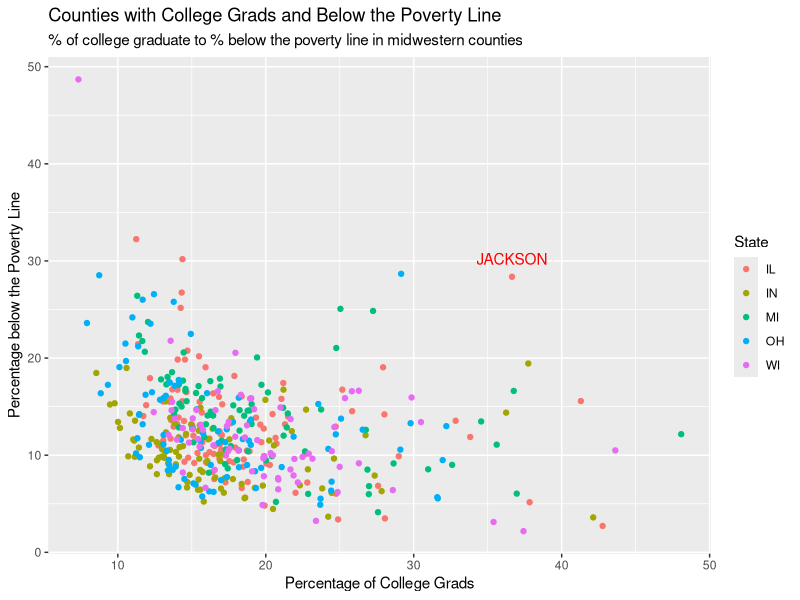
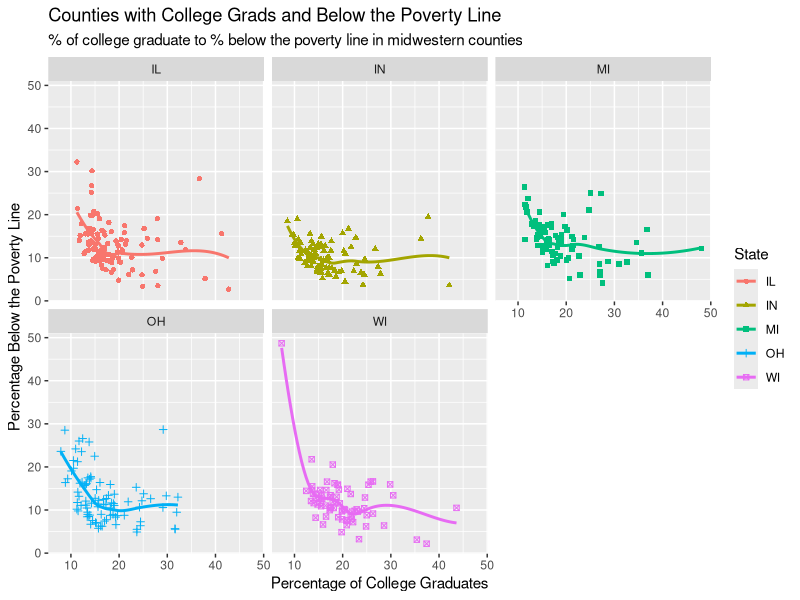
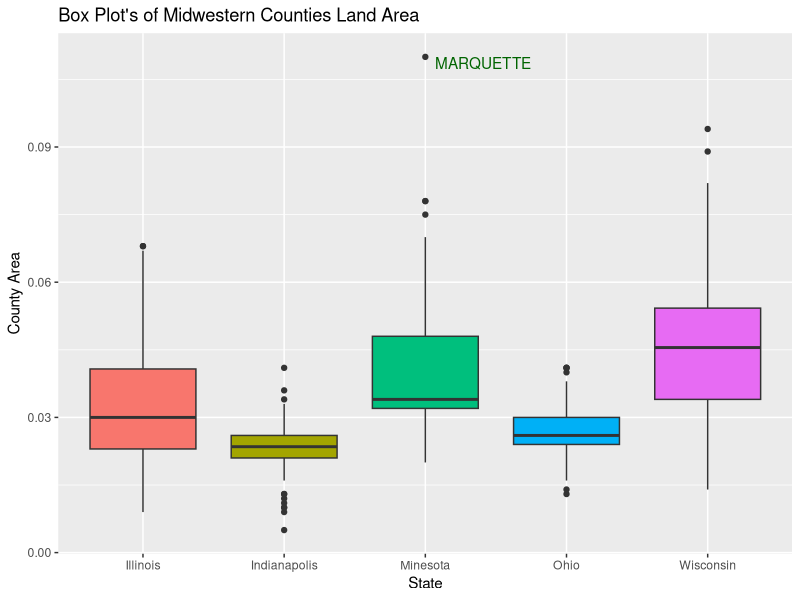
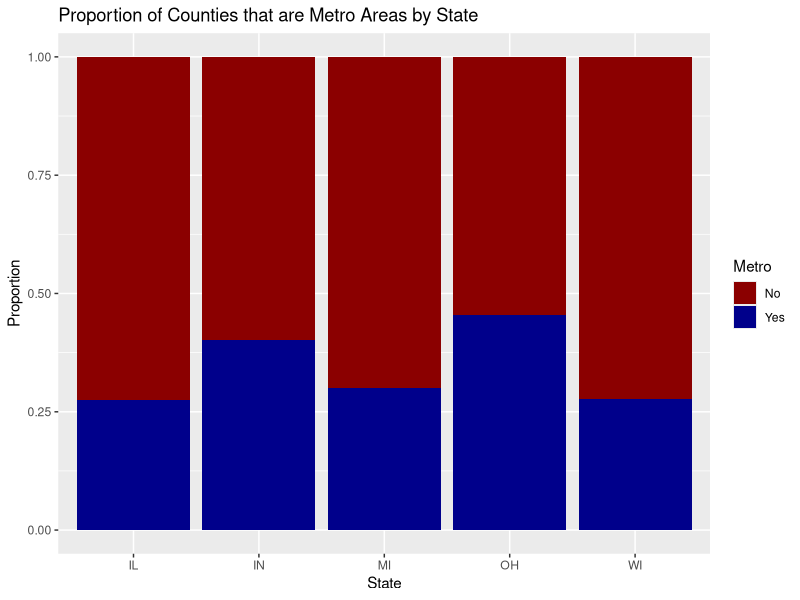
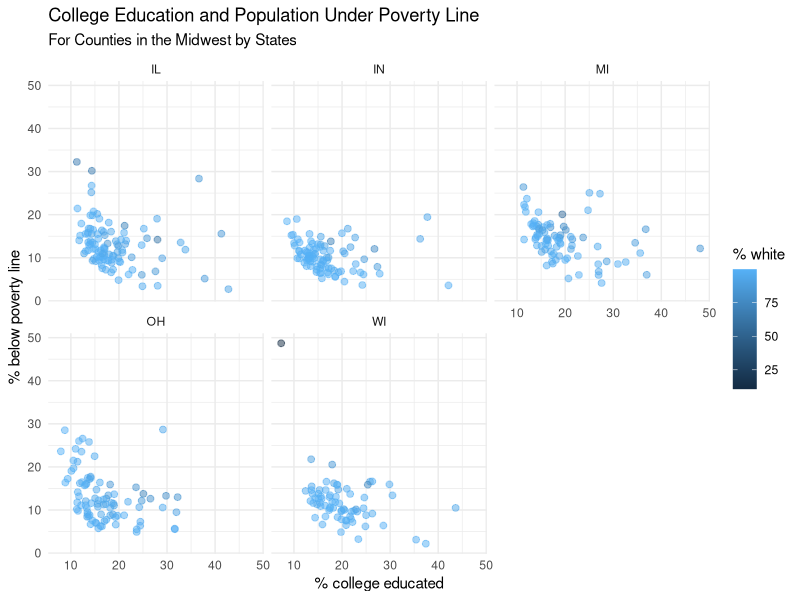

Reproduce these figures in R, in order.
## ---- chunk 1
library(tidyverse)
## ---- chunk 2
ggplot(midwest, aes(x = percollege, y = percbelowpoverty)) +
  geom_point(aes(color = state)) + #, shape = state)) +
  geom_text(aes(label = ifelse((percollege >= 30) & (percbelowpoverty >= 20), county, "")), vjust = -1, hjust = 0.5, color = "red") +
  labs(x = "Percentage of College Grads", 
       y = "Percentage below the Poverty Line",        
       title = "Counties with College Grads and Below the Poverty Line",
       subtitle = "% of college graduate to % below the poverty line in midwestern counties",
       color = "State",
       shape = "State"
       )
## ---- chunk 3
ggplot(midwest, aes(x = percollege, y = percbelowpoverty, 
           color = state, shape = state)) +
  geom_point() +
  geom_smooth(se = FALSE) +
  facet_wrap(~ state) +
  labs(x = "Percentage of College Graduates",
       y = "Percentage Below the Poverty Line",
       title = "Counties with College Grads and Below the Poverty Line",
       subtitle = "% of college graduate to % below the poverty line in midwestern counties",
       color = "State",
       shape = "State")
  
## ---- chunk 4
ggplot(midwest, aes(x = ifelse(state == "IL", "Illinois", 
                        ifelse(state == "IN", "Indianapolis", 
                        ifelse(state == "MI", "Minesota", 
                        ifelse(state == "OH", "Ohio", "Wisconsin")))), 
                    y = area)) +
  geom_boxplot(aes(fill = state), show.legend = FALSE) + 
  geom_text(aes(label = ifelse((area > 0.09) & (state == "MI"), county, "")), 
            color = "darkgreen",
            vjust = 1, hjust = -0.1) +
  labs(x = "State",
       y = "County Area",
       title = "Box Plot's of Midwestern Counties Land Area")
## ---- chunk 5
#| label: hint

midwest <- midwest |>
  mutate(metro = if_else(inmetro == 1, "Yes", "No"))
## ---- chunk 6
ggplot(midwest, aes(x = state, fill = metro)) +
  geom_bar(position = "fill") +
  labs(x = "State",
       y = "Proportion",
       fill = "Metro",
       title = "Proportion of Counties that are Metro Areas by State") +
  scale_fill_manual(values = c("Yes" = "darkblue", "No" = "darkred"))
## ---- chunk 7
ggplot(midwest, aes(percollege, percbelowpoverty, color = percwhite)) +
  geom_point(size = 2, alpha = 0.5) +
  facet_wrap(~ state) +
  theme_minimal() +
  labs(x = "% college educated",
       y = "% below poverty line",
       title = "College Education and Population Under Poverty Line ",
       subtitle = "For Counties in the Midwest by States",
       color = "% white")
